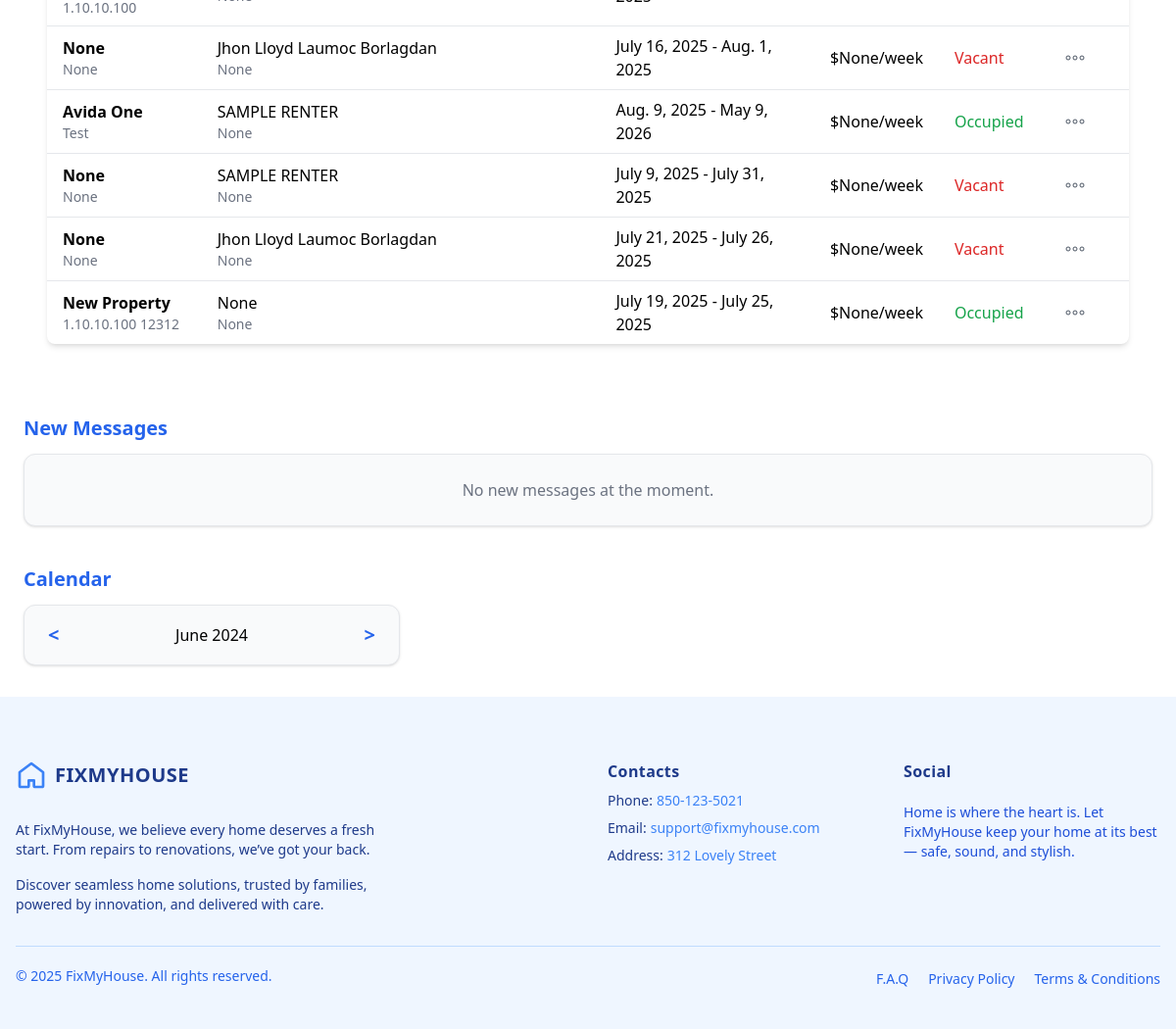
/agent/home/ (signed in, lower part), run on an earlier commit of the app's database.
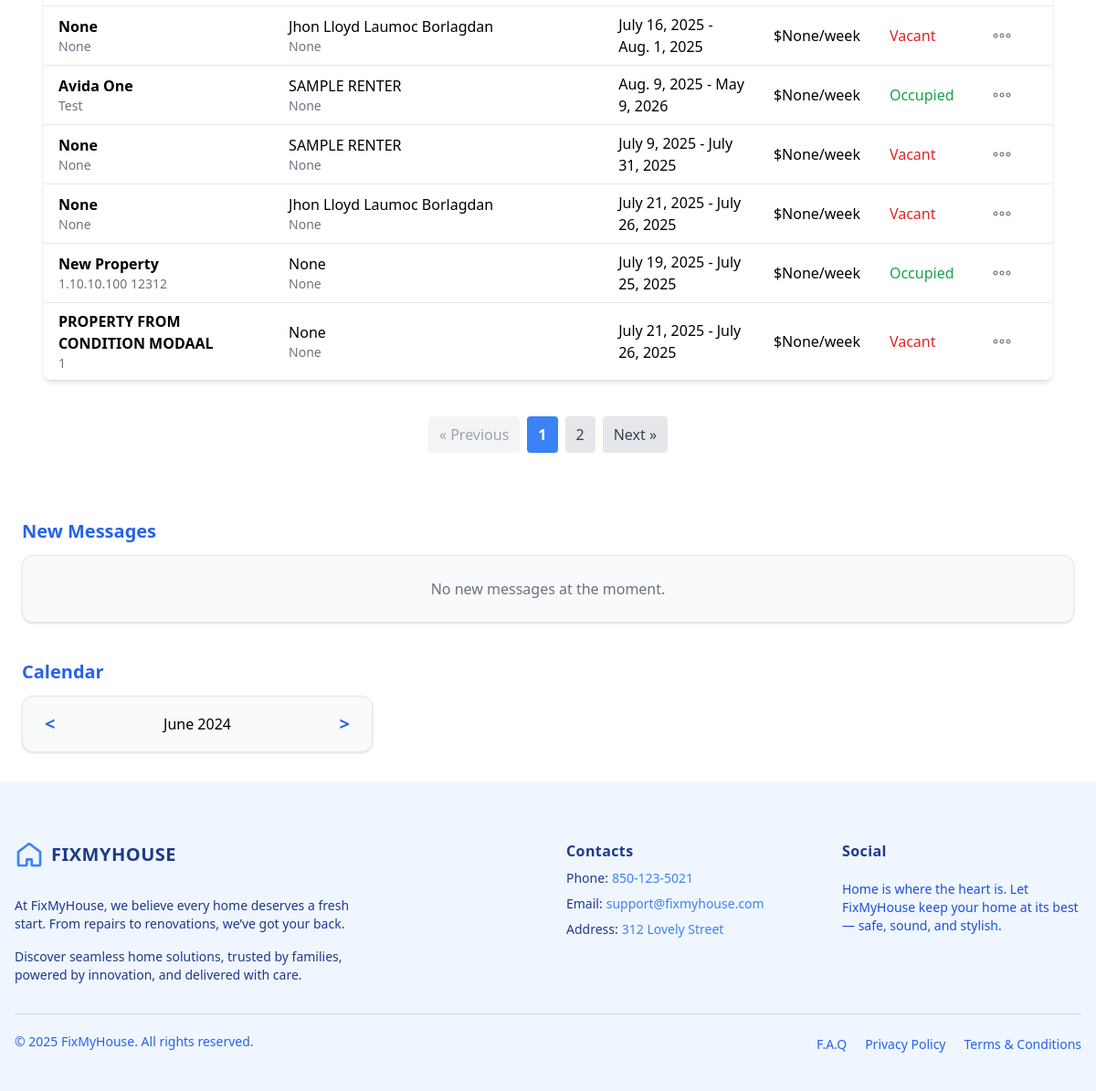
And on a later commit of the database.
### agent/models/propertyAgent.py (models this page shows, shortened)
class Property(models.Model):
    renter = models.ForeignKey(Renter, on_delete=models.SET_NULL, related_name='rent_property', null=True, blank=True)
    agent = models.ForeignKey(AgentRegister, on_delete=models.CASCADE, null=False, related_name='own_properties')
    name = models.CharField(max_length=100, blank=True, null=True)
    floor_count = models.PositiveIntegerField(blank=True, null=True)
    state = models.CharField(max_length=100, blank=True, null=True)
    city = models.CharField(max_length=100, blank=True, null=True)
    address = models.TextField(blank=True, null=True)
    renter_name = models.CharField(max_length=100, blank=True, null=True)
    renter_contact = models.CharField(max_length=20, blank=True, null=True)
    rent = models.DecimalField(max_digits=10, decimal_places=2, blank=True, null=True)
    postal_code = models.CharField(max_length=20, blank=True, null=True)
    created_at = models.DateTimeField(auto_now_add=True, blank=True, null=True)
    updated_at = models.DateTimeField(auto_now=True, blank=True, null=True)
    property_photo = models.ImageField(upload_to='property_photos/', blank=True, null=True)
    condition_report = models.ImageField(upload_to='condition_reports/', blank=True, null=True)
    lease_start = models.DateField()
    lease_end = models.DateField()
    STATUS_CHOICES = [
        ('occupied', 'Occupied'),
        ('vacant', 'Vacant'),
    ]
    status = models.CharField(max_length=10, choices=STATUS_CHOICES, default='vacant')

### renter/models/renter.py (models this page shows)
class Renter(models.Model):
    user = models.OneToOneField(User, on_delete=models.CASCADE,null=True)
    name = models.CharField(max_length=255)
    email = models.EmailField(unique=True)
    phone = models.CharField(max_length=20)
    password = models.CharField(max_length=128)  # store hashed password (later)
    gender = models.CharField(max_length=10, blank=True, null=True)
    date_of_birth = models.DateField(blank=True, null=True)
    company_name = models.CharField(max_length=255, blank=True, null=True)
    contact_person = models.CharField(max_length=255, blank=True, null=True)
    contact_person_email = models.EmailField(blank=True, null=True)
    contact_phone = models.CharField(max_length=20, blank=True, null=True)
    state = models.CharField(max_length=100, blank=True, null=True)
    city = models.CharField(max_length=100, blank=True, null=True)
    zip_code = models.CharField(max_length=20, blank=True, null=True)
    company_address_line1 = models.CharField(max_length=255, blank=True, null=True)
    company_address_line2 = models.CharField(max_length=255, blank=True, null=True)
    company_postal_code = models.CharField(max_length=20, blank=True, null=True)
    upload_option = models.CharField(max_length=50, blank=True, null=True)  # 'manual' or 'report'
    property_image = models.ImageField(upload_to='property_images/', blank=True, null=True)
    floor_count = models.PositiveIntegerField(blank=True, null=True)
    room_count = models.PositiveIntegerField(blank=True, null=True)
    rooms = models.JSONField(blank=True, null=True)  # example: [{"type": "Bedroom"}, {"type": "Kitchen"}]
    address_line1 = models.CharField(max_length=255, blank=True, null=True)
    address_line2 = models.CharField(max_length=255, blank=True, null=True)
    house_state = models.CharField(max_length=100, blank=True, null=True)
    house_city = models.CharField(max_length=100, blank=True, null=True)
    house_zip = models.CharField(max_length=20, blank=True, null=True)
    def __str__(self):
        return self.name

### agent/views.py (the view)
# urls.py: path('home/', views.AgentHomeView.as_view(), name='home_agent'),
@method_decorator(login_required, name='dispatch')
class AgentHomeView(TemplateView):
    template_name = 'pages/homeAgent.html'
    success_url = reverse_lazy("home_agent")
    def get_context_data(self, **kwargs):
        context = super().get_context_data(**kwargs)
        properties_list = Property.objects.all()
        paginator = Paginator(properties_list, 10)  # Show 10 properties per page
        page_number = self.request.GET.get('page')
        page_obj = paginator.get_page(page_number)
        context['properties'] = page_obj
        context['page_obj'] = page_obj  # For pagination controls
        agent = AgentRegister.objects.get(user=self.request.user)
        context['to_quote_urgent'] = Jobs.objects.filter(agent=agent, status='quoted', priority=True).count()
        context['to_quote_non_urgent'] = Jobs.objects.filter(agent=agent, status='quoted', priority=False).count()
        context['pending_urgent'] = Jobs.objects.filter(agent=agent, status='confirmed', priority=True).count()
        context['pending_non_urgent'] = Jobs.objects.filter(agent=agent, status='confirmed', priority=False).count()
        context['approved_urgent'] = Jobs.objects.filter(agent=agent, status='approved', priority=True).count()
        context['approved_non_urgent'] = Jobs.objects.filter(agent=agent, status='approved', priority=False).count()
        today = now().date()
        context['today_urgent'] = Jobs.objects.filter(agent=agent, scheduled_at__date=today, priority=True).count()
        context['today_non_urgent'] = Jobs.objects.filter(agent=agent, scheduled_at__date=today, priority=False).count()
        return context

### agent/templates/pages/homeAgent.html (shortened to what the changed rows need)
{% extends "baseAgent.html" %}
{% load widget_tweaks %}
{% block content %}
<main class="max-w-7xl mx-auto px-6 py-8 space-y-10">
  <div class="max-w-7xl mx-auto px-6 py-8 space-y-10">
      <div class="bg-white shadow-md rounded-lg">
        <table class="min-w-full table-auto">
          <tbody>
            {% for property in properties %}
              <tr class="border-t">
                  <td class="px-4 py-2">
                      <div class="font-semibold">{{ property.name }}</div>
                      <div class="text-sm text-gray-500">{{ property.address }}</div>
                  </td>
                  <td class="px-4 py-2">
                      <div>{{ property.renter }}</div>
                      <div class="text-sm text-gray-500">{{ property.renter_contact }}</div>
                  </td>
                  <td class="px-4 py-2">{{ property.lease_start }} - {{ property.lease_end }}</td>
                  <td class="px-4 py-2">${{ property.rent }}/week</td>
                  <td class="px-4 py-2">
                      <span class="{% if property.status == 'occupied' %}text-green-600{% else %}text-red-600{% endif %}">
                      {{ property.status|title }}
                      </span>
                  </td>
                  <td class="px-4 py-2 text-sm">
                    <div x-data="{ open: false }" class="relative inline-block text-left">
                      <button @click="open = !open" @click.away="open = false" type="button" class="p-2 rounded-full hover:bg-gray-200 focus:outline-none" aria-label="Actions">
                        <svg class="w-6 h-6 text-gray-600" fill="none" stroke="currentColor" viewBox="0 0 24 24">
                          <circle cx="5" cy="12" r="2"/>
                          <circle cx="12" cy="12" r="2"/>
                          <circle cx="19" cy="12" r="2"/>
                        </svg>
                      </button>
                    </div>
                  </td>
              </tr>
              {% empty %}
                <tr>
                    <td colspan="6" class="text-center py-4 text-gray-500">No properties available.</td>
                </tr>
            {% endfor %}
          </tbody>
        </table>
      </div>
      {% if page_obj.has_other_pages %}
        <div class="pagination flex justify-center items-center mt-6 space-x-2">
          {% if page_obj.has_previous %}
            <a href="?page={{ page_obj.previous_page_number }}"
              class="px-3 py-2 bg-gray-200 text-gray-700 rounded hover:bg-gray-300 transition"
              onclick="saveScrollPosition()">
                &laquo; Previous
            </a>
          {% else %}
            <span class="px-3 py-2 bg-gray-100 text-gray-400 rounded cursor-not-allowed">
                &laquo; Previous
            </span>
          {% endif %}
          {% for num in page_obj.paginator.page_range %}
            {% if page_obj.number == num %}
              <span class="px-3 py-2 bg-blue-500 text-white rounded font-semibold">
                  {{ num }}
              </span>
              {% else %}
                <a href="?page={{ num }}"
                  class="px-3 py-2 bg-gray-200 text-gray-700 rounded hover:bg-gray-300 transition"
                  onclick="saveScrollPosition()">
                    {{ num }}
              </a>
            {% endif %}
          {% endfor %}
          {% if page_obj.has_next %}
            <a href="?page={{ page_obj.next_page_number }}"
              class="px-3 py-2 bg-gray-200 text-gray-700 rounded hover:bg-gray-300 transition"
              onclick="saveScrollPosition()">
                Next &raquo;
            </a>
          {% else %}
            <span class="px-3 py-2 bg-gray-100 text-gray-400 rounded cursor-not-allowed">
                Next &raquo;
            </span>
          {% endif %}
        </div>
      {% endif %}
  </div>
  <section>
    <h2 class="text-blue-600 font-bold text-xl mb-3">New Messages</h2>
  </section>
  <section>
    <h2 class="text-blue-600 font-bold text-xl mb-3">Calendar</h2>
  </section>
</main>
{% endblock %}

What changed in the data, as far as the page shows it:
no longer on this page (row unchanged): Property: address "1.10.10.100"
added Property: name "PROPERTY FROM CONDITION MODAAL", address "1", renter "None", renter_contact "None", lease_start "July 21, 2025", lease_end "July 26, 2025", rent "None", status "Vacant"
Also different on the page:
text now shown: "« Previous Next »"
new list line: "1"
new list line: "2"
